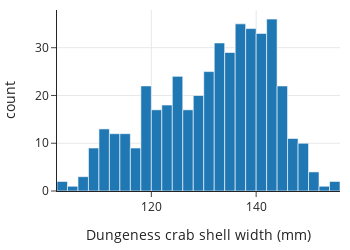

Here is the notebook cell this chart was saved with:
### Code cell
px.histogram(crabs, x='shell', nbins=50,
             labels=dict(shell='Dungeness crab shell width (mm)'),
             width=350, height=250)

### Figure 1 — Plotly figure (JSON) as saved in the notebook; plotly's stock layout.template omitted (floating-point values rounded to 4 significant figures; data arrays with more than 128 entries replaced by an {"elided": "..."} marker saying what was removed)
{"data": [{"alignmentgroup": "True", "bingroup": "x", "hovertemplate": "Dungeness crab shell width (mm)=%{x}<br>count=%{y}<extra></extra>", "legendgroup": "", "marker": {"color": "#1F77B4", "pattern": {"shape": ""}}, "name": "", "nbinsx": 50, "offsetgroup": "", "orientation": "v", "showlegend": false, "type": "histogram", "x": {"elided": "452 float values"}, "xaxis": "x", "yaxis": "y"}], "layout": {"barmode": "relative", "height": 250, "legend": {"tracegroupgap": 0}, "width": 350, "xaxis": {"anchor": "y", "autorange": true, "domain": [0, 1], "range": [102, 156], "title": {"text": "Dungeness crab shell width (mm)"}, "type": "linear"}, "yaxis": {"anchor": "x", "autorange": true, "domain": [0, 1], "range": [0, 37.89], "title": {"text": "count"}}}}
